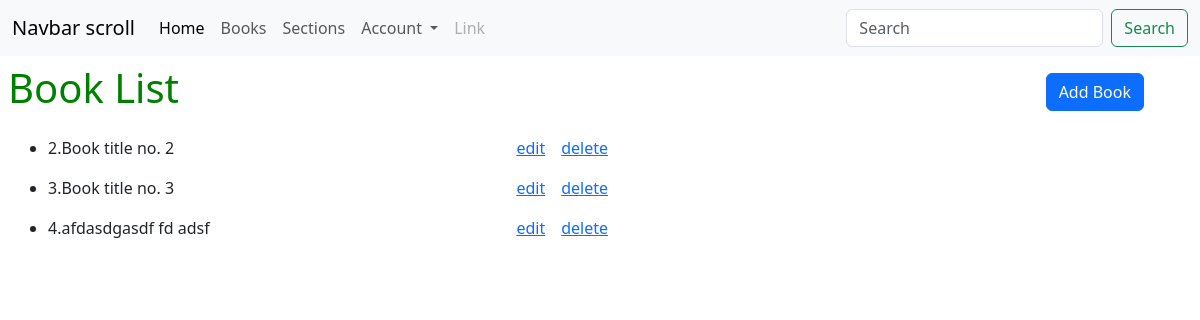
/books (signed in), run on the app's committed database.
### app/models.py (models this page shows)
class Book(db.Model):
    __tablename__ = "books"
    book_id = db.Column(db.Integer, autoincrement=True, primary_key=True)
    title = db.Column(db.String, nullable=False)
    description = db.Column(db.String, nullable=True)
    content = db.Column(db.String, nullable=False)
    author = db.Column(db.String, nullable=False)
    section_id = db.Column(
        db.Integer, db.ForeignKey("sections.section_id"), nullable=True
    )

### app/bp/book.py (the view)
@bp.route("/books")
def list_books():
    books = Book.query.all()
    return render_template("book/list.html", books=books)

### templates/book/list.html
{% extends "base.html" %}
{% block content %}
<div class="d-flex justify-content-between g-3 p-2 align-items-center me-5">
    <h1>Book List</h1>
    <a class="btn btn-primary" href="/create/books">Add Book</a>
</div>
<div>
    <ul>
        {% for book in books %}
        <div class="d-flex justify-content-between mx-2 p-2 g-2 col-6">
            <li>{{book.book_id}}.{{book.title}}</li>
            <div class="d-flex g-3">
                <a href="/edit/books/{{book.book_id}}" class="mx-2">
                    <span>edit</span>
                </a>
                <a href="/delete/books/{{book.book_id}}" class="mx-2">
                    <span>delete</span>
                </a>
            </div>
        </div>
        {% endfor %}
    </ul>
</div>
{%endblock%}

### static/main.css (style rules this page uses)
h1 { color: green !important; }

### data on the page
Book: book_id "2", title "Book title no. 2"
Book: book_id "3", title "Book title no. 3"
Book: book_id "4", title "afdasdgasdf fd adsf"
